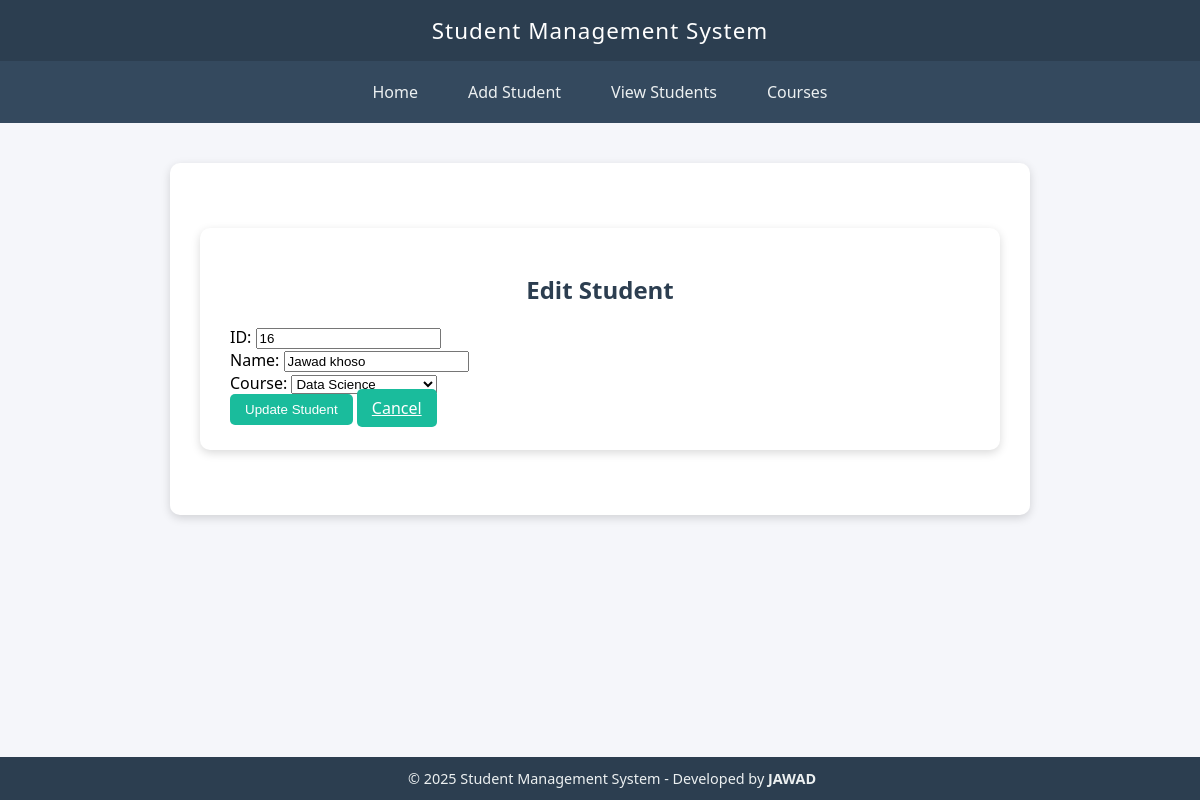
/edit_student/16, run on the app's committed database.
### tables this page shows
CREATE TABLE students (
            id INTEGER PRIMARY KEY AUTOINCREMENT,
            name TEXT NOT NULL,
            course TEXT NOT NULL
        );

CREATE TABLE courses (
            id INTEGER PRIMARY KEY AUTOINCREMENT,
            name TEXT NOT NULL UNIQUE
        );

### app.py (the view)
@app.route('/edit_student/<int:id>', methods=['GET', 'POST'])
def edit_student(id):
    conn = sqlite3.connect('database.db')
    cursor = conn.cursor()
    if request.method == 'POST':
        name = request.form['name']
        course = request.form['course']
        cursor.execute("UPDATE students SET name = ?, course = ? WHERE id = ?", (name, course, id))
        conn.commit()
        conn.close()
        return redirect(url_for('view_students'))
    else:
        cursor.execute("SELECT * FROM students WHERE id = ?", (id,))
        student = cursor.fetchone()
        cursor.execute("SELECT * FROM courses")
        courses = cursor.fetchall()
        conn.close()
        return render_template('edit_student.html', student=student, courses=courses)

### templates/edit_student.html
{% extends 'base.html' %}
{% block content %}
<div class="container mt-5">
    <h2 class="mb-4 text-primary">Edit Student</h2>
    <form method="POST">
        <div class="mb-3">
            <label for="id" class="form-label">ID:</label>
            <input type="text" id="id" name="id" value="{{ student[0] }}" class="form-control" readonly>
        </div>
        <div class="mb-3">
            <label for="name" class="form-label">Name:</label>
            <input type="text" id="name" name="name" value="{{ student[1] }}" class="form-control" required>
        </div>
        <div class="mb-3">
            <label for="course" class="form-label">Course:</label>
            <select id="course" name="course" class="form-select" required>
                {% for c in courses %}
                    <option value="{{ c[1] }}" {% if c[1] == student[2] %}selected{% endif %}>{{ c[1] }}</option>
                {% endfor %}
            </select>
        </div>
        <button type="submit" class="btn btn-success">Update Student</button>
        <a href="{{ url_for('view_students') }}" class="btn btn-secondary ms-2">Cancel</a>
    </form>
</div>
{% endblock %}  this is not working to edit or delete any students data

### templates/base.html (style rules this page uses)
body { font-family: 'Segoe UI', Tahoma, Geneva, Verdana, sans-serif; background: #f5f6fa; margin: 0; padding: 0; }
.container { max-width: 800px; margin: 40px auto; background: white; padding: 25px 30px; box-shadow: 0 3px 10px rgba(0, 0, 0, 0.15); border-radius: 10px; }
h1, h2, h3 { color: #2c3e50; text-align: center; }
.btn { background-color: #1abc9c; color: white; border: none; padding: 8px 15px; border-radius: 5px; cursor: pointer; transition: 0.3s; }

### data on the page
students: id "16", name "Jawad khoso", course "Data Science"

### other printed values
{{ 2025 }} "2025"
